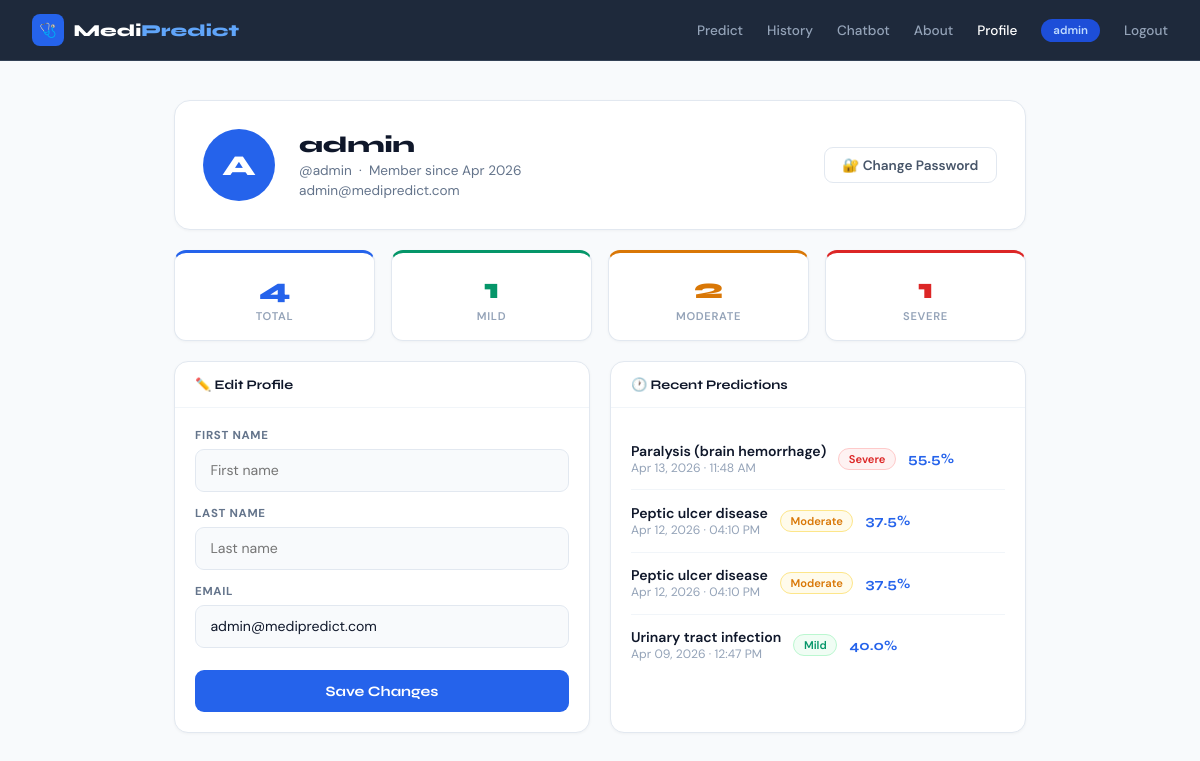
Screenshot of /profile/ (signed in) with the database file from the repository.
### predictor/models.py (models this page shows, shortened)
class Prediction(models.Model):
    user = models.ForeignKey(User, on_delete=models.CASCADE)
    symptoms = models.TextField()
    disease = models.CharField(max_length=200)
    confidence = models.FloatField()
    severity = models.CharField(max_length=50)
    created_at = models.DateTimeField(auto_now_add=True)
    class Meta:
        ordering = ['-created_at']

### predictor/views.py (the view, shortened to what this page needs)
# urls.py: path('profile/', views.profile_view, name='profile'),
@login_required
def profile_view(request):
    pred_count  = Prediction.objects.filter(user=request.user).count()
    severe      = Prediction.objects.filter(user=request.user, severity='Severe').count()
    mild        = Prediction.objects.filter(user=request.user, severity='Mild').count()
    moderate    = Prediction.objects.filter(user=request.user, severity='Moderate').count()
    recent      = Prediction.objects.filter(user=request.user).order_by('-created_at')[:5]
    context = {
        'pred_count': pred_count,
        'severe': severe,
        'mild': mild,
        'moderate': moderate,
        'recent': recent,
    }
    return render(request, 'predictor/profile.html', context)

### templates/predictor/profile.html (shortened to what this page needs)
<!DOCTYPE html>
<html lang="en">
<head>
</head>
<body>
<nav>
  <a href="/" class="logo">
    <div class="logo-icon">🩺</div>
    <div class="logo-text">Medi<span>Predict</span></div>
  </a>
  <div class="nav-links">
    <a href="/">Predict</a>
    <a href="/history/">History</a>
    <a href="/chatbot/">Chatbot</a>
    <a href="/about/">About</a>
    <a href="/profile/" class="active">Profile</a>
    <span class="nav-badge">{{ request.user.username }}</span>
    <a href="/logout/">Logout</a>
  </div>
</nav>
<main>
  <div class="profile-hero">
    <div class="avatar">{{ request.user.username|first|upper }}</div>
    <div class="profile-info">
      <h1>{{ request.user.get_full_name|default:request.user.username }}</h1>
      <p>@{{ request.user.username }} &nbsp;·&nbsp; Member since {{ request.user.date_joined|date:"M Y" }}</p>
      <p style="margin-top:0.2rem;">{{ request.user.email|default:"No email set" }}</p>
    </div>
    <div class="profile-actions">
      <a href="/change-password/" class="btn-outline">🔐 Change Password</a>
    </div>
  </div>
  <div class="stats-row">
    <div class="stat-card" style="--c:#2563eb"><div class="stat-val">{{ pred_count }}</div><div class="stat-lbl">Total</div></div>
    <div class="stat-card" style="--c:#059669"><div class="stat-val">{{ mild }}</div><div class="stat-lbl">Mild</div></div>
    <div class="stat-card" style="--c:#d97706"><div class="stat-val">{{ moderate }}</div><div class="stat-lbl">Moderate</div></div>
    <div class="stat-card" style="--c:#dc2626"><div class="stat-val">{{ severe }}</div><div class="stat-lbl">Severe</div></div>
  </div>
  <div class="two-col">
    <div class="panel">
      <div class="panel-header">✏️ Edit Profile</div>
      <div class="panel-body">
        <form method="POST">
          <div class="field"><label>First Name</label><input type="text" name="first_name" value="{{ request.user.first_name }}" placeholder="First name"></div>
          <div class="field"><label>Last Name</label><input type="text" name="last_name" value="{{ request.user.last_name }}" placeholder="Last name"></div>
          <div class="field"><label>Email</label><input type="email" name="email" value="{{ request.user.email }}" placeholder="your@email.com"></div>
          <button type="submit" class="save-btn">Save Changes</button>
        </form>
      </div>
    </div>
    <div class="panel">
      <div class="panel-header">🕐 Recent Predictions</div>
      <div class="panel-body">
        {% for p in recent %}
        <div class="pred-item">
          <div>
            <div class="pred-disease">{{ p.disease }}</div>
            <div class="pred-date">{{ p.created_at|date:"M d, Y · h:i A" }}</div>
          </div>
          {% if p.severity == 'Mild' %}<span class="sev" style="background:#f0fdf4;color:#059669;border:1px solid #bbf7d0">Mild</span>
          {% elif p.severity == 'Moderate' %}<span class="sev" style="background:#fffbeb;color:#d97706;border:1px solid #fde68a">Moderate</span>
          {% else %}<span class="sev" style="background:#fef2f2;color:#dc2626;border:1px solid #fecaca">Severe</span>{% endif %}
          <span style="font-family:'Syne',sans-serif;font-weight:700;font-size:0.88rem;color:#2563eb;">{{ p.confidence }}%</span>
        </div>
        {% empty %}<p style="color:#94a3b8;font-size:0.88rem;padding:1rem 0;">No predictions yet. <a href="/" style="color:#2563eb;">Make one!</a></p>
        {% endfor %}
      </div>
    </div>
  </div>
</main>
</body>
</html>

### templates/predictor/profile.html (style rules this page uses)
* { margin:0; padding:0; box-sizing:border-box; }
body { background:#f8fafc; color:#0f172a; font-family:'DM Sans',sans-serif; min-height:100vh; }
nav { background:#1e293b; padding:0 2rem; height:60px; display:flex; align-items:center; gap:1rem; position:sticky; top:0; z-index:100; box-shadow:0 1px 0 #334155; }
.logo { display:flex; align-items:center; gap:0.6rem; text-decoration:none; }
.logo-icon { width:32px; height:32px; background:#2563eb; border-radius:8px; display:flex; align-items:center; justify-content:center; font-size:14px; }
.logo-text { font-family:'Syne',sans-serif; font-weight:800; color:white; font-size:1.05rem; }
.logo-text span { color:#60a5fa; }
.nav-links { margin-left:auto; display:flex; align-items:center; gap:1.5rem; }
.nav-links a { color:#94a3b8; text-decoration:none; font-size:0.85rem; font-weight:500; transition:color 0.15s; }
.nav-links a:hover, .nav-links a.active { color:white; }
.nav-badge { background:#1d4ed8; color:#bfdbfe; font-size:0.72rem; font-weight:600; padding:0.25rem 0.75rem; border-radius:100px; }
main { max-width:900px; margin:0 auto; padding:2.5rem 1.5rem; }
.profile-hero { background:white; border:1px solid #e2e8f0; border-radius:16px; padding:1.75rem; display:flex; align-items:center; gap:1.5rem; margin-bottom:1.25rem; box-shadow:0 1px 3px rgba(0,0,0,0.04); }
.avatar { width:72px; height:72px; border-radius:50%; background:#2563eb; display:flex; align-items:center; justify-content:center; font-family:'Syne',sans-serif; font-size:1.8rem; font-weight:800; color:white; flex-shrink:0; }
.profile-info h1 { font-family:'Syne',sans-serif; font-size:1.4rem; font-weight:800; margin-bottom:0.2rem; }
.profile-info p { color:#64748b; font-size:0.85rem; }
.profile-actions { margin-left:auto; }
.btn-outline { background:white; border:1.5px solid #e2e8f0; color:#475569; padding:0.55rem 1.1rem; border-radius:9px; font-size:0.85rem; font-weight:600; text-decoration:none; transition:all 0.15s; display:inline-flex; align-items:center; gap:0.4rem; }
.stats-row { display:grid; grid-template-columns:repeat(4,1fr); gap:1rem; margin-bottom:1.25rem; }
.stat-card { background:white; border:1px solid #e2e8f0; border-top:3px solid var(--c); border-radius:12px; padding:1.1rem 1.25rem; text-align:center; box-shadow:0 1px 3px rgba(0,0,0,0.04); }
.stat-val { font-family:'Syne',sans-serif; font-size:1.8rem; font-weight:800; color:var(--c); margin-bottom:0.2rem; }
.stat-lbl { font-size:0.7rem; color:#94a3b8; text-transform:uppercase; letter-spacing:0.06em; font-weight:600; }
.two-col { display:grid; grid-template-columns:1fr 1fr; gap:1.25rem; }
.panel { background:white; border:1px solid #e2e8f0; border-radius:14px; overflow:hidden; box-shadow:0 1px 3px rgba(0,0,0,0.04); }
.panel-header { padding:0.9rem 1.25rem; border-bottom:1px solid #f1f5f9; font-family:'Syne',sans-serif; font-size:0.82rem; font-weight:700; color:#0f172a; }
.panel-body { padding:1.25rem; }
.field { margin-bottom:0.9rem; }
label { display:block; font-size:0.72rem; font-weight:700; letter-spacing:0.06em; text-transform:uppercase; color:#64748b; margin-bottom:0.35rem; }
input[type=text], input[type=email] { width:100%; background:#f8fafc; border:1.5px solid #e2e8f0; border-radius:9px; padding:0.72rem 0.9rem; color:#0f172a; font-size:0.88rem; font-family:'DM Sans',sans-serif; outline:none; transition:border-color 0.15s; }
.save-btn { width:100%; padding:0.78rem; background:#2563eb; border:none; border-radius:9px; color:white; font-family:'Syne',sans-serif; font-size:0.9rem; font-weight:700; cursor:pointer; margin-top:0.5rem; transition:background 0.15s; }
.pred-item { padding:0.85rem 0; border-bottom:1px solid #f1f5f9; display:flex; align-items:center; gap:0.75rem; }
.pred-item:last-child { border-bottom:none; }
.pred-disease { font-weight:600; font-size:0.88rem; flex:1; color:#0f172a; }
.pred-date { color:#94a3b8; font-size:0.76rem; }
.sev { padding:0.18rem 0.6rem; border-radius:100px; font-size:0.7rem; font-weight:600; }

### rows the page displays
Prediction: disease "Paralysis (brain hemorrhage)", created_at "Apr 13, 2026 · 11:48 AM", severity "Severe", confidence "55.5"
Prediction: disease "Peptic ulcer disease", created_at "Apr 12, 2026 · 04:10 PM", severity "Moderate", confidence "37.5"
Prediction: disease "Peptic ulcer disease", created_at "Apr 12, 2026 · 04:10 PM", severity "Moderate", confidence "37.5"
Prediction: disease "Urinary tract infection", created_at "Apr 09, 2026 · 12:47 PM", severity "Mild", confidence "40.0"

### other values shown
{{ request.user.username }} "admin"
{{ request.user.username|first|upper }} "A"
{{ request.user.get_full_name|default:request.user.username }} "admin"
{{ request.user.date_joined|date:"M Y" }} "Apr 2026"
{{ request.user.email|default:"No email set" }} "admin@medipredict.com"
{{ pred_count }} "4"
{{ mild }} "1"
{{ moderate }} "2"
{{ severe }} "1"
